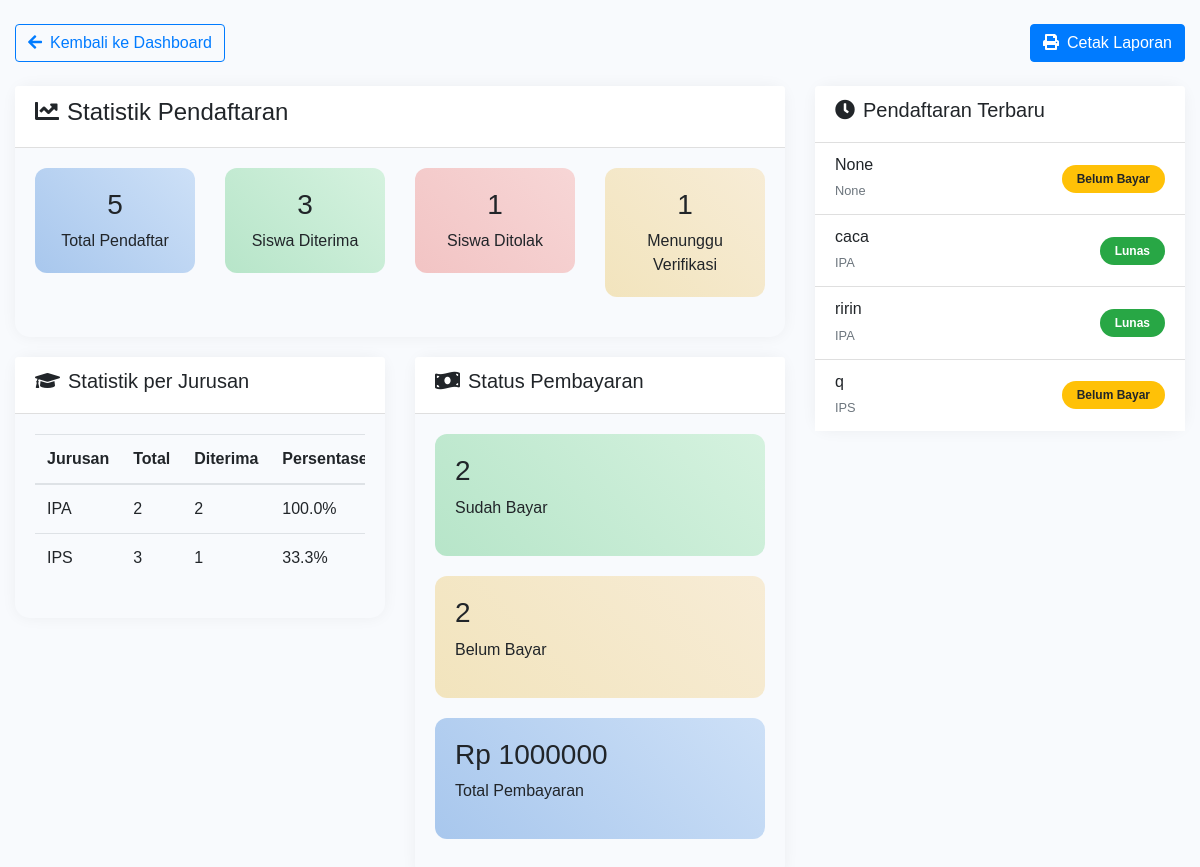
The app's page /admin/report with its own data.
### models.py (models this page shows, shortened)
class User(UserMixin, db.Model):
    __tablename__ = 'user'
    id = db.Column(db.Integer, primary_key=True)
    username = db.Column(db.String(80), unique=True, nullable=False)
    password = db.Column(db.String(120), nullable=False)
    role = db.Column(db.String(20), nullable=False, default='user')
    status = db.Column(db.String(20), nullable=False, default='pending')
    full_name = db.Column(db.String(100))
    phone = db.Column(db.String(20))
    address = db.Column(db.String(200))
    jurusan = db.Column(db.String(50))
    payment_status = db.Column(db.String(20), default='unpaid')  # unpaid/pending/paid
    payment_proof = db.Column(db.String(200))
    bank_name = db.Column(db.String(50))
    sender_name = db.Column(db.String(100))
    bukti_pembayaran = db.Column(db.String(200))
    ijasah = db.Column(db.String(200))
    foto_diri = db.Column(db.String(200))
    tempat_lahir = db.Column(db.String(200))
    asal_sekolah = db.Column(db.String(200))
    nama_ayah = db.Column(db.String(100))
    nama_ibu = db.Column(db.String(100))
    gender = db.Column(db.String(20))  # Add this line after role

### factory.py (the view)
    @app.route('/admin/report')
    def admin_report():
        from models import User
        users = User.query.filter(User.role != 'admin').all()
        siswa_diterima = User.query.filter_by(status='accepted').all()
        total_sudah_bayar = User.query.filter_by(payment_status='paid').count()
        total_belum_bayar = User.query.filter_by(status='accepted').filter(
            (User.payment_status != 'paid') | (User.payment_status == None)
        ).count()
        jurusan_stats = []
        for jurusan in ['IPA', 'IPS']:  # Remove 'Bahasa' and 'Teknik'
            total = User.query.filter_by(jurusan=jurusan).count()
            diterima = User.query.filter_by(jurusan=jurusan, status='accepted').count()
            jurusan_stats.append({
                'nama': jurusan,
                'total': total,
                'diterima': diterima
            })
        return render_template('admin_report.html',
            total_pendaftar=len(users),
            total_diterima=len([u for u in users if u.status == 'accepted']),
            total_ditolak=len([u for u in users if u.status == 'rejected']),
            total_pending=len([u for u in users if u.status == 'pending']),
            siswa_diterima=siswa_diterima,
            jurusan_stats=jurusan_stats,
            total_sudah_bayar=total_sudah_bayar,
            total_belum_bayar=total_belum_bayar,
            total_pembayaran=total_sudah_bayar * 500000
        )

### templates/admin_report.html (shortened to what this page needs)
<!DOCTYPE html>
<html>
<head>
    <link href="https://maxcdn.bootstrapcdn.com/bootstrap/4.5.2/css/bootstrap.min.css" rel="stylesheet">
    <link href="https://cdnjs.cloudflare.com/ajax/libs/font-awesome/5.15.4/css/all.min.css" rel="stylesheet">
</head>
<body>
    <div class="container-fluid mt-4">
        <div class="mb-4">
            <a href="{{ url_for('admin_dashboard') }}" class="btn btn-outline-primary">
                <i class="fas fa-arrow-left mr-2"></i>Kembali ke Dashboard
            </a>
            <button onclick="window.print()" class="btn btn-primary float-right">
                <i class="fas fa-print mr-2"></i>Cetak Laporan
            </button>
        </div>
        <div class="row">
            <div class="col-md-8">
                <div class="report-card">
                    <div class="card-header bg-white">
                        <h4><i class="fas fa-chart-line mr-2"></i>Statistik Pendaftaran</h4>
                    </div>
                    <div class="card-body">
                        <div class="row">
                            <div class="col-md-3">
                                <div class="stat-card primary text-center">
                                    <h3>{{ total_pendaftar }}</h3>
                                    <p class="mb-0">Total Pendaftar</p>
                                </div>
                            </div>
                            <div class="col-md-3">
                                <div class="stat-card success text-center">
                                    <h3>{{ total_diterima }}</h3>
                                    <p class="mb-0">Siswa Diterima</p>
                                </div>
                            </div>
                            <div class="col-md-3">
                                <div class="stat-card danger text-center">
                                    <h3>{{ total_ditolak }}</h3>
                                    <p class="mb-0">Siswa Ditolak</p>
                                </div>
                            </div>
                            <div class="col-md-3">
                                <div class="stat-card warning text-center">
                                    <h3>{{ total_pending }}</h3>
                                    <p class="mb-0">Menunggu Verifikasi</p>
                                </div>
                            </div>
                        </div>
                    </div>
                </div>
                <div class="row">
                    <div class="col-md-6">
                        <div class="report-card">
                            <div class="card-header bg-white">
                                <h5><i class="fas fa-graduation-cap mr-2"></i>Statistik per Jurusan</h5>
                            </div>
                            <div class="card-body">
                                <div class="table-responsive">
                                    <table class="table">
                                        <thead>
                                            <tr>
                                                <th>Jurusan</th>
                                                <th>Total</th>
                                                <th>Diterima</th>
                                                <th>Persentase</th>
                                            </tr>
                                        </thead>
                                        <tbody>
                                            {% for jurusan in jurusan_stats %}
                                            <tr>
                                                <td>{{ jurusan.nama }}</td>
                                                <td>{{ jurusan.total }}</td>
                                                <td>{{ jurusan.diterima }}</td>
                                                <td>
                                                    {% if jurusan.total > 0 %}
                                                        {{ (jurusan.diterima / jurusan.total * 100) | round(1) }}%
                                                    {% else %}
                                                        0%
                                                    {% endif %}
                                                </td>
                                            </tr>
                                            {% endfor %}
                                        </tbody>
                                    </table>
                                </div>
                            </div>
                        </div>
                    </div>
                    <div class="col-md-6">
                        <div class="report-card">
                            <div class="card-header bg-white">
                                <h5><i class="fas fa-money-bill-wave mr-2"></i>Status Pembayaran</h5>
                            </div>
                            <div class="card-body">
                                <div class="stat-card success">
                                    <h3>{{ total_sudah_bayar }}</h3>
                                    <p>Sudah Bayar</p>
                                </div>
                                <div class="stat-card warning">
                                    <h3>{{ total_belum_bayar }}</h3>
                                    <p>Belum Bayar</p>
                                </div>
                                <div class="stat-card primary">
                                    <h3>Rp {{ total_pembayaran }}</h3>
                                    <p>Total Pembayaran</p>
                                </div>
                            </div>
                        </div>
                    </div>
                </div>
            </div>
            <div class="col-md-4">
                <div class="report-card">
                    <div class="card-header bg-white">
                        <h5><i class="fas fa-clock mr-2"></i>Pendaftaran Terbaru</h5>
                    </div>
                    <div class="card-body p-0">
                        <div class="list-group list-group-flush">
                            {% for siswa in siswa_diterima[:5] %}
                            <div class="list-group-item">
                                <div class="d-flex justify-content-between align-items-center">
                                    <div>
                                        <h6 class="mb-1">{{ siswa.full_name }}</h6>
                                        <small class="text-muted">{{ siswa.jurusan }}</small>
                                    </div>
                                    <span class="badge badge-{{ 'success' if siswa.payment_status == 'paid' else 'warning' }}">
                                        {{ 'Lunas' if siswa.payment_status == 'paid' else 'Belum Bayar' }}
                                    </span>
                                </div>
                            </div>
                            {% endfor %}
                        </div>
                    </div>
                </div>
            </div>
        </div>
    </div>
</body>
</html>

### templates/admin_report.html (style rules this page uses)
:root { --primary: #a8c7ed; --success: #b7e5c9; --warning: #f2e4bd; --danger: #f2c4c4; --info: #bde5f2; }
body { background: #f8fafd; font-family: 'Poppins', sans-serif; }
.report-card { border: none; border-radius: 15px; box-shadow: 0 0 15px rgba(0,0,0,0.05); margin-bottom: 20px; }
.stat-card { border-radius: 12px; padding: 20px; margin-bottom: 20px; transition: all 0.3s ease; }
.stat-card.primary { background: linear-gradient(45deg, var(--primary), #cde0f7); }
.stat-card.success { background: linear-gradient(45deg, var(--success), #d5f2df); }
.stat-card.warning { background: linear-gradient(45deg, var(--warning), #f7ecd6); }
.stat-card.danger { background: linear-gradient(45deg, var(--danger), #f7d6d6); }
.badge { padding: 8px 15px; border-radius: 50px; }

### records on screen
User: full_name "None", jurusan "None", payment_status "Belum Bayar"
User: full_name "caca", jurusan "IPA", payment_status "Lunas"
User: full_name "ririn", jurusan "IPA", payment_status "Lunas"
User: full_name "q", jurusan "IPS", payment_status "Belum Bayar"

### other values on screen
{{ total_pendaftar }} "5"
{{ total_diterima }} "3"
{{ total_ditolak }} "1"
{{ total_pending }} "1"
{{ jurusan.nama }} "IPA" "IPS"
{{ jurusan.total }} "2" "3"
{{ jurusan.diterima }} "2" "1"
{{ (jurusan.diterima / jurusan.total * 100) | round(1) }} "100.0" "33.3"
{{ total_sudah_bayar }} "2"
{{ total_belum_bayar }} "2"
{{ total_pembayaran }} "1000000"
